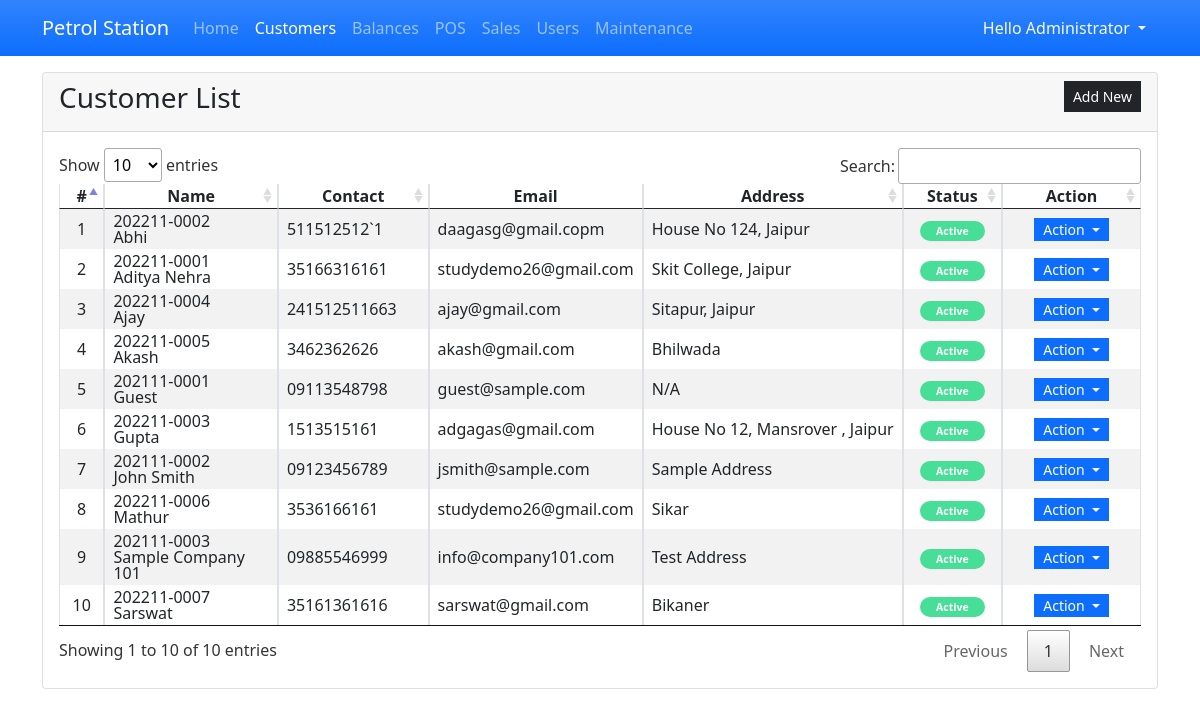
Screenshot of /?page=customer (signed in) with the database file from the repository.
### tables this page shows
CREATE TABLE `customer_list` (
            `customer_id` INTEGER NOT NULL PRIMARY KEY AUTOINCREMENT,
            `customer_code` TEXT NOT NULL,
            `fullname` TEXT NOT NULL,
            `contact` TEXT NOT NULL,
            `email` TEXT NOT NULL,
            `address` TEXT NOT NULL,
            `status` INTEGER NOT NULL DEFAULT 1
        );

### customer.php (the view, shortened to what this page needs)
<div class="card">
    <div class="card-header d-flex justify-content-between">
        <h3 class="card-title">Customer List</h3>
        <div class="card-tools align-middle">
            <button class="btn btn-dark btn-sm py-1 rounded-0" type="button" id="create_new">Add New</button>
        </div>
    </div>
    <div class="card-body">
        <table class="table table-hover table-striped table-bordered">
            <colgroup>
                <col width="5%">
                <col width="20%">
                <col width="15%">
                <col width="15%">
                <col width="20%">
                <col width="10%">
                <col width="15%">
            </colgroup>
            <thead>
                <tr>
                    <th class="text-center p-0">#</th>
                    <th class="text-center p-0">Name</th>
                    <th class="text-center p-0">Contact</th>
                    <th class="text-center p-0">Email</th>
                    <th class="text-center p-0">Address</th>
                    <th class="text-center p-0">Status</th>
                    <th class="text-center p-0">Action</th>
                </tr>
            </thead>
            <tbody>
                <?php
                $sql = "SELECT * FROM `customer_list` order by `fullname` asc";
                $qry = $conn->query($sql);
                $i = 1;
                    while($row = $qry->fetchArray()):
                ?>
                <tr>
                    <td class="text-center p-1"><?php echo $i++; ?></td>
                    <td class="py-1 px-2">
                        <div class="lh-1">
                            <span><?php echo $row['customer_code'] ?></span><br>
                            <span><?php echo $row['fullname'] ?></span>
                        </div>
                    </td>
                    <td class="py-1 px-2"><?php echo $row['contact'] ?></td>
                    <td class="py-1 px-2"><?php echo $row['email'] ?></td>
                    <td class="py-1 px-2 text-truncate"><?php echo $row['address'] ?></td>
                    <td class="py-1 px-2 text-center">
                        <?php
                        if($row['status'] == 1){
                            echo  '<span class="py-1 px-3 badge rounded-pill bg-success"><small>Active</small></span>';
                        }else{
                            echo  '<span class="py-1 px-3 badge rounded-pill bg-danger"><small>Inactive</small></span>';
                        }
                        ?>
                    </td>
                    <td class="text-center py-1 px-2">
                        <div class="btn-group" role="group">
                            <button id="btnGroupDrop1" type="button" class="btn btn-primary dropdown-toggle btn-sm rounded-0 py-0" data-bs-toggle="dropdown" aria-expanded="false">
                            Action
                            </button>
                        </div>
                    </td>
                </tr>
                <?php endwhile; ?>
            </tbody>
        </table>
    </div>
</div>

### index.php (shortened to what this page needs)
<?php
$page = isset($_GET['page']) ? $_GET['page'] : 'home';
?>
<!DOCTYPE html>
<html lang="en">
<head>
    <link rel="stylesheet" href="./Font-Awesome-master/css/all.min.css">
    <link rel="stylesheet" href="./css/bootstrap.min.css">
    <link rel="stylesheet" href="./DataTables/datatables.min.css">
</head>
<body>
    <main>
    <nav class="navbar navbar-expand-lg navbar-dark bg-primary bg-gradient" id="topNavBar">
        <div class="container">
            <a class="navbar-brand" href="./">
            Petrol Station
            </a>
            <div class="collapse navbar-collapse" id="navbarNav">
                <ul class="navbar-nav">
                    <li class="nav-item">
                        <a class="nav-link <?php echo ($page == 'home')? 'active' : '' ?>" aria-current="page" href="./">Home</a>
                    </li>
                    <?php if($_SESSION['type'] == 1): ?>
                    <li class="nav-item">
                        <a class="nav-link  <?php echo ($page == 'customer')? 'active' : '' ?>" href="./?page=customer">Customers</a>
                    </li>
                    <li class="nav-item">
                        <a class="nav-link  <?php echo ($page == 'balances')? 'active' : '' ?>" href="./?page=balances">Balances</a>
                    </li>
                    <?php endif; ?>
                    <li class="nav-item">
                        <a class="nav-link  <?php echo ($page == 'sales')? 'active' : '' ?>" href="./?page=sales">POS</a>
                    </li>
                    <li class="nav-item">
                        <a class="nav-link  <?php echo ($page == 'sales_report')? 'active' : '' ?>" href="./?page=sales_report">Sales</a>
                    </li>
                    <?php if($_SESSION['type'] == 1): ?>
                    <li class="nav-item">
                        <a class="nav-link <?php echo ($page == 'users')? 'active' : '' ?>" aria-current="page" href="./?page=users">Users</a>
                    </li>
                    <li class="nav-item">
                        <a class="nav-link" href="./?page=maintenance">Maintenance</a>
                    </li>
                    <?php endif; ?>
                </ul>
            </div>
            <div>
            <div class="dropdown">
                <button class="btn btn-secondary dropdown-toggle bg-transparent  text-light border-0" type="button" id="dropdownMenuButton1" data-bs-toggle="dropdown" aria-expanded="false">
                    Hello <?php echo $_SESSION['fullname'] ?>
                </button>
            </div>
            </div>
        </div>
    </nav>
    <div class="container py-3" id="page-container">
        <?php
            include $page.'.php';
        ?>
    </div>
    </main>
</body>
</html>

### index.php (style rules this page uses)
:root { --bs-success-rgb:71, 222, 152 !important; }
html,body { height:100%; width:100%; }
main { height:100%; display:flex; flex-flow:column; }
#page-container { flex: 1 1 auto; overflow:auto; }
#topNavBar { flex: 0 1 auto; }

### rows the page displays
customer_list: customer_code "202211-0002", fullname "Abhi", contact "511512512`1", email "daagasg@gmail.copm", address "House No 124, Jaipur", status "Active"
customer_list: customer_code "202211-0001", fullname "Aditya Nehra", contact "35166316161", email "studydemo26@gmail.com", address "Skit College, Jaipur", status "Active"
customer_list: customer_code "202211-0004", fullname "Ajay", contact "241512511663", email "ajay@gmail.com", address "Sitapur, Jaipur", status "Active"
customer_list: customer_code "202211-0005", fullname "Akash", contact "3462362626", email "akash@gmail.com", address "Bhilwada", status "Active"
customer_list: customer_code "202111-0001", fullname "Guest", contact "09113548798", email "guest@sample.com", address "N/A", status "Active"
customer_list: customer_code "202211-0003", fullname "Gupta", contact "1513515161", email "adgagas@gmail.com", address "House No 12, Mansrover , Jaipur", status "Active"
customer_list: customer_code "202111-0002", fullname "John Smith", contact "09123456789", email "jsmith@sample.com", address "Sample Address", status "Active"
customer_list: customer_code "202211-0006", fullname "Mathur", contact "3536166161", email "studydemo26@gmail.com", address "Sikar", status "Active"
customer_list: customer_code "202111-0003", fullname "Sample Company 101", contact "09885546999", email "info@company101.com", address "Test Address", status "Active"
customer_list: customer_code "202211-0007", fullname "Sarswat", contact "35161361616", email "sarswat@gmail.com", address "Bikaner", status "Active"

### other values shown
$_SESSION['fullname'] "Administrator"
